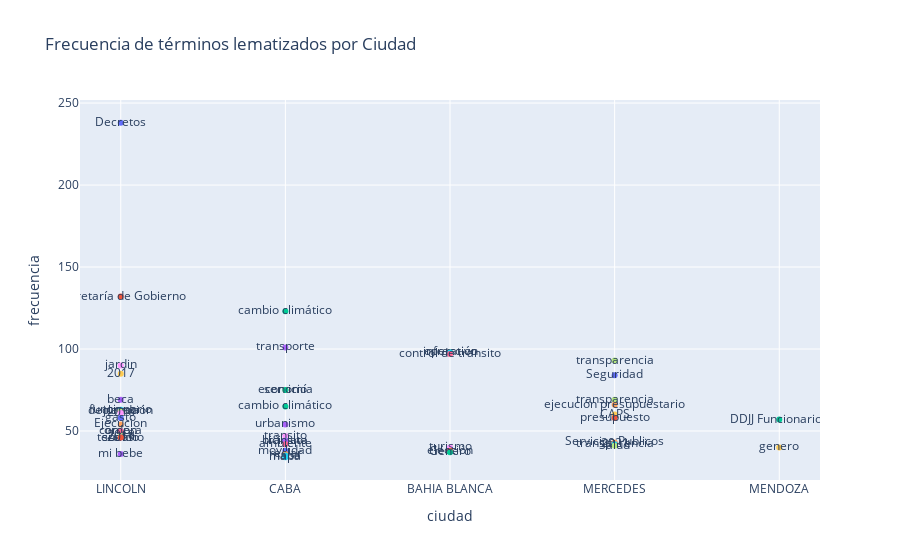

Source (notebook cell):
### Code cell
import plotly.express as px

# Crear el gráfico de barras de frecuencia de términos lematizados por ciudad
figura = px.scatter(frecuencia_tags_ciudad[:50], x='ciudad', y='frecuencia', color='tags_lematizados_unificados', title='Frecuencia de términos lematizados por Ciudad',text='tags_lematizados_unificados')

figura.update_layout(showlegend=False)

figura

### Figure 1 — Plotly figure (JSON) as saved in the notebook; plotly's stock layout.template omitted (floating-point values rounded to 4 significant figures)
{"data": [{"hovertemplate": "tags_lematizados_unificados=%{text}<br>ciudad=%{x}<br>frecuencia=%{y}<extra></extra>", "legendgroup": "Decretos", "marker": {"color": "#636efa", "symbol": "circle"}, "mode": "markers+text", "name": "Decretos", "orientation": "v", "showlegend": true, "text": ["Decretos"], "type": "scatter", "x": ["LINCOLN"], "xaxis": "x", "y": [238], "yaxis": "y"}, {"hovertemplate": "tags_lematizados_unificados=%{text}<br>ciudad=%{x}<br>frecuencia=%{y}<extra></extra>", "legendgroup": "Secretaría de Gobierno", "marker": {"color": "#EF553B", "symbol": "circle"}, "mode": "markers+text", "name": "Secretaría de Gobierno", "orientation": "v", "showlegend": true, "text": ["Secretaría de Gobierno"], "type": "scatter", "x": ["LINCOLN"], "xaxis": "x", "y": [132], "yaxis": "y"}, {"hovertemplate": "tags_lematizados_unificados=%{text}<br>ciudad=%{x}<br>frecuencia=%{y}<extra></extra>", "legendgroup": "cambio climático", "marker": {"color": "#00cc96", "symbol": "circle"}, "mode": "markers+text", "name": "cambio climático", "orientation": "v", "showlegend": true, "text": ["cambio climático", "cambio climático"], "type": "scatter", "x": ["CABA", "CABA"], "xaxis": "x", "y": [123, 65], "yaxis": "y"}, {"hovertemplate": "tags_lematizados_unificados=%{text}<br>ciudad=%{x}<br>frecuencia=%{y}<extra></extra>", "legendgroup": "transporte", "marker": {"color": "#ab63fa", "symbol": "circle"}, "mode": "markers+text", "name": "transporte", "orientation": "v", "showlegend": true, "text": ["transporte"], "type": "scatter", "x": ["CABA"], "xaxis": "x", "y": [101], "yaxis": "y"}, {"hovertemplate": "tags_lematizados_unificados=%{text}<br>ciudad=%{x}<br>frecuencia=%{y}<extra></extra>", "legendgroup": "infracción", "marker": {"color": "#FFA15A", "symbol": "circle"}, "mode": "markers+text", "name": "infracción", "orientation": "v", "showlegend": true, "text": ["infracción"], "type": "scatter", "x": ["BAHIA BLANCA"], "xaxis": "x", "y": [98], "yaxis": "y"}, {"hovertemplate": "tags_lematizados_unificados=%{text}<br>ciudad=%{x}<br>frecuencia=%{y}<extra></extra>", "legendgroup": "operativo", "marker": {"color": "#19d3f3", "symbol": "circle"}, "mode": "markers+text", "name": "operativo", "orientation": "v", "showlegend": true, "text": ["operativo"], "type": "scatter", "x": ["BAHIA BLANCA"], "xaxis": "x", "y": [98], "yaxis": "y"}, {"hovertemplate": "tags_lematizados_unificados=%{text}<br>ciudad=%{x}<br>frecuencia=%{y}<extra></extra>", "legendgroup": "control de transito", "marker": {"color": "#FF6692", "symbol": "circle"}, "mode": "markers+text", "name": "control de transito", "orientation": "v", "showlegend": true, "text": ["control de transito"], "type": "scatter", "x": ["BAHIA BLANCA"], "xaxis": "x", "y": [97], "yaxis": "y"}, {"hovertemplate": "tags_lematizados_unificados=%{text}<br>ciudad=%{x}<br>frecuencia=%{y}<extra></extra>", "legendgroup": "transparencia", "marker": {"color": "#B6E880", "symbol": "circle"}, "mode": "markers+text", "name": "transparencia", "orientation": "v", "showlegend": true, "text": ["transparencia", "transparencia", "transparencia"], "type": "scatter", "x": ["MERCEDES", "MERCEDES", "MERCEDES"], "xaxis": "x", "y": [93, 69, 42], "yaxis": "y"}, {"hovertemplate": "tags_lematizados_unificados=%{text}<br>ciudad=%{x}<br>frecuencia=%{y}<extra></extra>", "legendgroup": "jardin", "marker": {"color": "#FF97FF", "symbol": "circle"}, "mode": "markers+text", "name": "jardin", "orientation": "v", "showlegend": true, "text": ["jardin"], "type": "scatter", "x": ["LINCOLN"], "xaxis": "x", "y": [90], "yaxis": "y"}, {"hovertemplate": "tags_lematizados_unificados=%{text}<br>ciudad=%{x}<br>frecuencia=%{y}<extra></extra>", "legendgroup": "2017", "marker": {"color": "#FECB52", "symbol": "circle"}, "mode": "markers+text", "name": "2017", "orientation": "v", "showlegend": true, "text": ["2017"], "type": "scatter", "x": ["LINCOLN"], "xaxis": "x", "y": [85], "yaxis": "y"}, {"hovertemplate": "tags_lematizados_unificados=%{text}<br>ciudad=%{x}<br>frecuencia=%{y}<extra></extra>", "legendgroup": "Seguridad", "marker": {"color": "#636efa", "symbol": "circle"}, "mode": "markers+text", "name": "Seguridad", "orientation": "v", "showlegend": true, "text": ["Seguridad"], "type": "scatter", "x": ["MERCEDES"], "xaxis": "x", "y": [84], "yaxis": "y"}, {"hovertemplate": "tags_lematizados_unificados=%{text}<br>ciudad=%{x}<br>frecuencia=%{y}<extra></extra>", "legendgroup": "servicio", "marker": {"color": "#EF553B", "symbol": "circle"}, "mode": "markers+text", "name": "servicio", "orientation": "v", "showlegend": true, "text": ["servicio"], "type": "scatter", "x": ["CABA"], "xaxis": "x", "y": [75], "yaxis": "y"}, {"hovertemplate": "tags_lematizados_unificados=%{text}<br>ciudad=%{x}<br>frecuencia=%{y}<extra></extra>", "legendgroup": "economía", "marker": {"color": "#00cc96", "symbol": "circle"}, "mode": "markers+text", "name": "economía", "orientation": "v", "showlegend": true, "text": ["economía"], "type": "scatter", "x": ["CABA"], "xaxis": "x", "y": [75], "yaxis": "y"}, {"hovertemplate": "tags_lematizados_unificados=%{text}<br>ciudad=%{x}<br>frecuencia=%{y}<extra></extra>", "legendgroup": "beca", "marker": {"color": "#ab63fa", "symbol": "circle"}, "mode": "markers+text", "name": "beca", "orientation": "v", "showlegend": true, "text": ["beca"], "type": "scatter", "x": ["LINCOLN"], "xaxis": "x", "y": [69], "yaxis": "y"}, {"hovertemplate": "tags_lematizados_unificados=%{text}<br>ciudad=%{x}<br>frecuencia=%{y}<extra></extra>", "legendgroup": "ejecución presupuestario", "marker": {"color": "#FFA15A", "symbol": "circle"}, "mode": "markers+text", "name": "ejecución presupuestario", "orientation": "v", "showlegend": true, "text": ["ejecución presupuestario"], "type": "scatter", "x": ["MERCEDES"], "xaxis": "x", "y": [66], "yaxis": "y"}, {"hovertemplate": "tags_lematizados_unificados=%{text}<br>ciudad=%{x}<br>frecuencia=%{y}<extra></extra>", "legendgroup": "funcionario", "marker": {"color": "#19d3f3", "symbol": "circle"}, "mode": "markers+text", "name": "funcionario", "orientation": "v", "showlegend": true, "text": ["funcionario"], "type": "scatter", "x": ["LINCOLN"], "xaxis": "x", "y": [63], "yaxis": "y"}, {"hovertemplate": "tags_lematizados_unificados=%{text}<br>ciudad=%{x}<br>frecuencia=%{y}<extra></extra>", "legendgroup": "declaración", "marker": {"color": "#FF6692", "symbol": "circle"}, "mode": "markers+text", "name": "declaración", "orientation": "v", "showlegend": true, "text": ["declaración"], "type": "scatter", "x": ["LINCOLN"], "xaxis": "x", "y": [62], "yaxis": "y"}, {"hovertemplate": "tags_lematizados_unificados=%{text}<br>ciudad=%{x}<br>frecuencia=%{y}<extra></extra>", "legendgroup": "jurada", "marker": {"color": "#B6E880", "symbol": "circle"}, "mode": "markers+text", "name": "jurada", "orientation": "v", "showlegend": true, "text": ["jurada"], "type": "scatter", "x": ["LINCOLN"], "xaxis": "x", "y": [62], "yaxis": "y"}, {"hovertemplate": "tags_lematizados_unificados=%{text}<br>ciudad=%{x}<br>frecuencia=%{y}<extra></extra>", "legendgroup": "2016", "marker": {"color": "#FF97FF", "symbol": "circle"}, "mode": "markers+text", "name": "2016", "orientation": "v", "showlegend": true, "text": ["2016"], "type": "scatter", "x": ["LINCOLN"], "xaxis": "x", "y": [61], "yaxis": "y"}, {"hovertemplate": "tags_lematizados_unificados=%{text}<br>ciudad=%{x}<br>frecuencia=%{y}<extra></extra>", "legendgroup": "CAPS", "marker": {"color": "#FECB52", "symbol": "circle"}, "mode": "markers+text", "name": "CAPS", "orientation": "v", "showlegend": true, "text": ["CAPS"], "type": "scatter", "x": ["MERCEDES"], "xaxis": "x", "y": [60], "yaxis": "y"}, {"hovertemplate": "tags_lematizados_unificados=%{text}<br>ciudad=%{x}<br>frecuencia=%{y}<extra></extra>", "legendgroup": "gasto", "marker": {"color": "#636efa", "symbol": "circle"}, "mode": "markers+text", "name": "gasto", "orientation": "v", "showlegend": true, "text": ["gasto"], "type": "scatter", "x": ["LINCOLN"], "xaxis": "x", "y": [58], "yaxis": "y"}, {"hovertemplate": "tags_lematizados_unificados=%{text}<br>ciudad=%{x}<br>frecuencia=%{y}<extra></extra>", "legendgroup": "presupuesto", "marker": {"color": "#EF553B", "symbol": "circle"}, "mode": "markers+text", "name": "presupuesto", "orientation": "v", "showlegend": true, "text": ["presupuesto"], "type": "scatter", "x": ["MERCEDES"], "xaxis": "x", "y": [58], "yaxis": "y"}, {"hovertemplate": "tags_lematizados_unificados=%{text}<br>ciudad=%{x}<br>frecuencia=%{y}<extra></extra>", "legendgroup": "DDJJ Funcionarios", "marker": {"color": "#00cc96", "symbol": "circle"}, "mode": "markers+text", "name": "DDJJ Funcionarios", "orientation": "v", "showlegend": true, "text": ["DDJJ Funcionarios"], "type": "scatter", "x": ["MENDOZA"], "xaxis": "x", "y": [57], "yaxis": "y"}, {"hovertemplate": "tags_lematizados_unificados=%{text}<br>ciudad=%{x}<br>frecuencia=%{y}<extra></extra>", "legendgroup": "urbanismo", "marker": {"color": "#ab63fa", "symbol": "circle"}, "mode": "markers+text", "name": "urbanismo", "orientation": "v", "showlegend": true, "text": ["urbanismo"], "type": "scatter", "x": ["CABA"], "xaxis": "x", "y": [54], "yaxis": "y"}, {"hovertemplate": "tags_lematizados_unificados=%{text}<br>ciudad=%{x}<br>frecuencia=%{y}<extra></extra>", "legendgroup": "Ejecucion", "marker": {"color": "#FFA15A", "symbol": "circle"}, "mode": "markers+text", "name": "Ejecucion", "orientation": "v", "showlegend": true, "text": ["Ejecucion"], "type": "scatter", "x": ["LINCOLN"], "xaxis": "x", "y": [54], "yaxis": "y"}, {"hovertemplate": "tags_lematizados_unificados=%{text}<br>ciudad=%{x}<br>frecuencia=%{y}<extra></extra>", "legendgroup": "orden", "marker": {"color": "#19d3f3", "symbol": "circle"}, "mode": "markers+text", "name": "orden", "orientation": "v", "showlegend": true, "text": ["orden"], "type": "scatter", "x": ["LINCOLN"], "xaxis": "x", "y": [50], "yaxis": "y"}, {"hovertemplate": "tags_lematizados_unificados=%{text}<br>ciudad=%{x}<br>frecuencia=%{y}<extra></extra>", "legendgroup": "compra", "marker": {"color": "#FF6692", "symbol": "circle"}, "mode": "markers+text", "name": "compra", "orientation": "v", "showlegend": true, "text": ["compra"], "type": "scatter", "x": ["LINCOLN"], "xaxis": "x", "y": [50], "yaxis": "y"}, {"hovertemplate": "tags_lematizados_unificados=%{text}<br>ciudad=%{x}<br>frecuencia=%{y}<extra></extra>", "legendgroup": "2018", "marker": {"color": "#B6E880", "symbol": "circle"}, "mode": "markers+text", "name": "2018", "orientation": "v", "showlegend": true, "text": ["2018"], "type": "scatter", "x": ["LINCOLN"], "xaxis": "x", "y": [47], "yaxis": "y"}, {"hovertemplate": "tags_lematizados_unificados=%{text}<br>ciudad=%{x}<br>frecuencia=%{y}<extra></extra>", "legendgroup": "transito", "marker": {"color": "#FF97FF", "symbol": "circle"}, "mode": "markers+text", "name": "transito", "orientation": "v", "showlegend": true, "text": ["transito"], "type": "scatter", "x": ["CABA"], "xaxis": "x", "y": [47], "yaxis": "y"}, {"hovertemplate": "tags_lematizados_unificados=%{text}<br>ciudad=%{x}<br>frecuencia=%{y}<extra></extra>", "legendgroup": "terciario", "marker": {"color": "#FECB52", "symbol": "circle"}, "mode": "markers+text", "name": "terciario", "orientation": "v", "showlegend": true, "text": ["terciario"], "type": "scatter", "x": ["LINCOLN"], "xaxis": "x", "y": [46], "yaxis": "y"}, {"hovertemplate": "tags_lematizados_unificados=%{text}<br>ciudad=%{x}<br>frecuencia=%{y}<extra></extra>", "legendgroup": "sueldo", "marker": {"color": "#636efa", "symbol": "circle"}, "mode": "markers+text", "name": "sueldo", "orientation": "v", "showlegend": true, "text": ["sueldo"], "type": "scatter", "x": ["LINCOLN"], "xaxis": "x", "y": [46], "yaxis": "y"}, {"hovertemplate": "tags_lematizados_unificados=%{text}<br>ciudad=%{x}<br>frecuencia=%{y}<extra></extra>", "legendgroup": "2019", "marker": {"color": "#EF553B", "symbol": "circle"}, "mode": "markers+text", "name": "2019", "orientation": "v", "showlegend": true, "text": ["2019"], "type": "scatter", "x": ["LINCOLN"], "xaxis": "x", "y": [46], "yaxis": "y"}, {"hovertemplate": "tags_lematizados_unificados=%{text}<br>ciudad=%{x}<br>frecuencia=%{y}<extra></extra>", "legendgroup": "bicicleta", "marker": {"color": "#00cc96", "symbol": "circle"}, "mode": "markers+text", "name": "bicicleta", "orientation": "v", "showlegend": true, "text": ["bicicleta"], "type": "scatter", "x": ["CABA"], "xaxis": "x", "y": [44], "yaxis": "y"}, {"hovertemplate": "tags_lematizados_unificados=%{text}<br>ciudad=%{x}<br>frecuencia=%{y}<extra></extra>", "legendgroup": "tránsito", "marker": {"color": "#ab63fa", "symbol": "circle"}, "mode": "markers+text", "name": "tránsito", "orientation": "v", "showlegend": true, "text": ["tránsito"], "type": "scatter", "x": ["CABA"], "xaxis": "x", "y": [44], "yaxis": "y"}, {"hovertemplate": "tags_lematizados_unificados=%{text}<br>ciudad=%{x}<br>frecuencia=%{y}<extra></extra>", "legendgroup": "Servicios Publicos", "marker": {"color": "#FFA15A", "symbol": "circle"}, "mode": "markers+text", "name": "Servicios Publicos", "orientation": "v", "showlegend": true, "text": ["Servicios Publicos"], "type": "scatter", "x": ["MERCEDES"], "xaxis": "x", "y": [43], "yaxis": "y"}, {"hovertemplate": "tags_lematizados_unificados=%{text}<br>ciudad=%{x}<br>frecuencia=%{y}<extra></extra>", "legendgroup": "2021", "marker": {"color": "#19d3f3", "symbol": "circle"}, "mode": "markers+text", "name": "2021", "orientation": "v", "showlegend": true, "text": ["2021"], "type": "scatter", "x": ["MERCEDES"], "xaxis": "x", "y": [42], "yaxis": "y"}, {"hovertemplate": "tags_lematizados_unificados=%{text}<br>ciudad=%{x}<br>frecuencia=%{y}<extra></extra>", "legendgroup": "ambiente", "marker": {"color": "#FF6692", "symbol": "circle"}, "mode": "markers+text", "name": "ambiente", "orientation": "v", "showlegend": true, "text": ["ambiente"], "type": "scatter", "x": ["CABA"], "xaxis": "x", "y": [42], "yaxis": "y"}, {"hovertemplate": "tags_lematizados_unificados=%{text}<br>ciudad=%{x}<br>frecuencia=%{y}<extra></extra>", "legendgroup": "Salud", "marker": {"color": "#B6E880", "symbol": "circle"}, "mode": "markers+text", "name": "Salud", "orientation": "v", "showlegend": true, "text": ["Salud"], "type": "scatter", "x": ["MERCEDES"], "xaxis": "x", "y": [41], "yaxis": "y"}, {"hovertemplate": "tags_lematizados_unificados=%{text}<br>ciudad=%{x}<br>frecuencia=%{y}<extra></extra>", "legendgroup": "turismo", "marker": {"color": "#FF97FF", "symbol": "circle"}, "mode": "markers+text", "name": "turismo", "orientation": "v", "showlegend": true, "text": ["turismo"], "type": "scatter", "x": ["BAHIA BLANCA"], "xaxis": "x", "y": [40], "yaxis": "y"}, {"hovertemplate": "tags_lematizados_unificados=%{text}<br>ciudad=%{x}<br>frecuencia=%{y}<extra></extra>", "legendgroup": "genero", "marker": {"color": "#FECB52", "symbol": "circle"}, "mode": "markers+text", "name": "genero", "orientation": "v", "showlegend": true, "text": ["genero"], "type": "scatter", "x": ["MENDOZA"], "xaxis": "x", "y": [40], "yaxis": "y"}, {"hovertemplate": "tags_lematizados_unificados=%{text}<br>ciudad=%{x}<br>frecuencia=%{y}<extra></extra>", "legendgroup": "movilidad", "marker": {"color": "#636efa", "symbol": "circle"}, "mode": "markers+text", "name": "movilidad", "orientation": "v", "showlegend": true, "text": ["movilidad"], "type": "scatter", "x": ["CABA"], "xaxis": "x", "y": [38], "yaxis": "y"}, {"hovertemplate": "tags_lematizados_unificados=%{text}<br>ciudad=%{x}<br>frecuencia=%{y}<extra></extra>", "legendgroup": "elección", "marker": {"color": "#EF553B", "symbol": "circle"}, "mode": "markers+text", "name": "elección", "orientation": "v", "showlegend": true, "text": ["elección"], "type": "scatter", "x": ["BAHIA BLANCA"], "xaxis": "x", "y": [38], "yaxis": "y"}, {"hovertemplate": "tags_lematizados_unificados=%{text}<br>ciudad=%{x}<br>frecuencia=%{y}<extra></extra>", "legendgroup": "Género", "marker": {"color": "#00cc96", "symbol": "circle"}, "mode": "markers+text", "name": "Género", "orientation": "v", "showlegend": true, "text": ["Género"], "type": "scatter", "x": ["BAHIA BLANCA"], "xaxis": "x", "y": [37], "yaxis": "y"}, {"hovertemplate": "tags_lematizados_unificados=%{text}<br>ciudad=%{x}<br>frecuencia=%{y}<extra></extra>", "legendgroup": "mi bebe", "marker": {"color": "#ab63fa", "symbol": "circle"}, "mode": "markers+text", "name": "mi bebe", "orientation": "v", "showlegend": true, "text": ["mi bebe"], "type": "scatter", "x": ["LINCOLN"], "xaxis": "x", "y": [36], "yaxis": "y"}, {"hovertemplate": "tags_lematizados_unificados=%{text}<br>ciudad=%{x}<br>frecuencia=%{y}<extra></extra>", "legendgroup": "reclar", "marker": {"color": "#FFA15A", "symbol": "circle"}, "mode": "markers+text", "name": "reclar", "orientation": "v", "showlegend": true, "text": ["reclar"], "type": "scatter", "x": ["CABA"], "xaxis": "x", "y": [36], "yaxis": "y"}, {"hovertemplate": "tags_lematizados_unificados=%{text}<br>ciudad=%{x}<br>frecuencia=%{y}<extra></extra>", "legendgroup": "mapa", "marker": {"color": "#19d3f3", "symbol": "circle"}, "mode": "markers+text", "name": "mapa", "orientation": "v", "showlegend": true, "text": ["mapa", "mapa"], "type": "scatter", "x": ["CABA", "CABA"], "xaxis": "x", "y": [35, 34], "yaxis": "y"}], "layout": {"legend": {"title": {"text": "tags_lematizados_unificados"}, "tracegroupgap": 0}, "showlegend": false, "title": {"text": "Frecuencia de términos lematizados por Ciudad"}, "xaxis": {"anchor": "y", "domain": [0, 1], "title": {"text": "ciudad"}}, "yaxis": {"anchor": "x", "domain": [0, 1], "title": {"text": "frecuencia"}}}}
